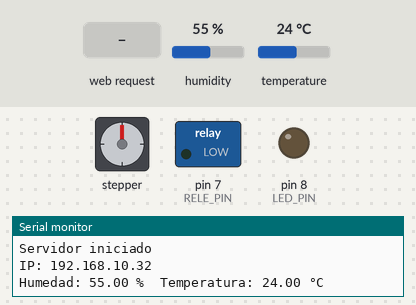
Simulated run of this sketch. Board: Arduino Uno, built with avr-gcc and run on an emulated ATmega328P. Shown: stepper motor, switched loads named in the sketch (green lamp = pin HIGH), output pins drawn as LEDs (lit = HIGH), the last lines printed to the serial monitor. Wiring (inferred from the names in the program): stepper motor driver (200 steps per turn assumed): step pin 9; direction pin 10. Inputs (shaded band) come from the test bench; at power-on: temperature 24 °C, humidity 55 %. WiFi joins after 1.5 s; servers stay silent unless stated; pins used as bus, display or sensor lines are not drawn.

Above: at 2.2 s.
2.3 s: HTTP request GET /FOCO received
At 2.49 s:
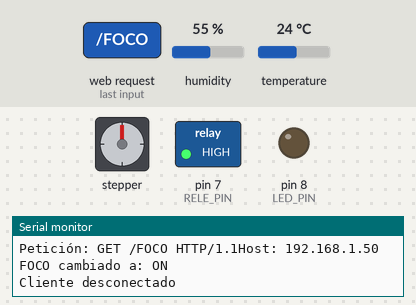
5.8 s: HTTP request GET /LED received
At 6.0 s:
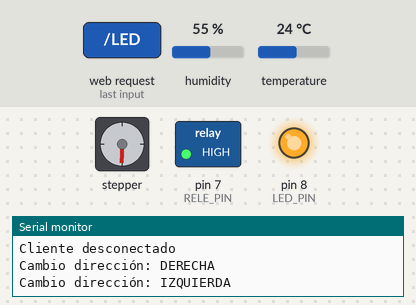
9.3 s: HTTP request GET /AMBOS received
At 10.5 s:
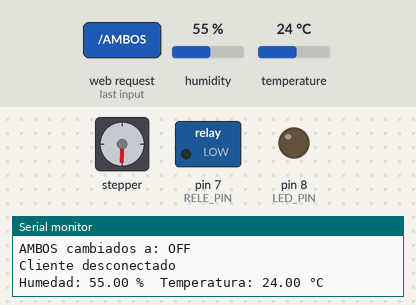
10.8 s: HTTP request GET /FOCO received
At 10.99 s:
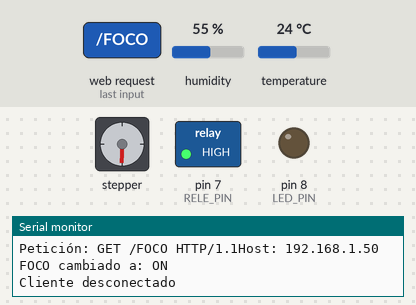
16.2 s: HTTP request GET /LED received
At 17.09 s:
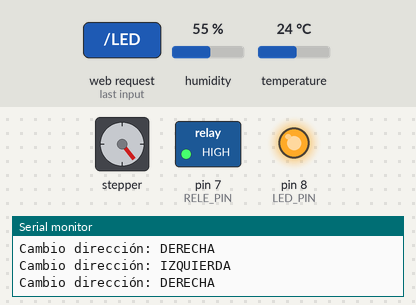
19.7 s: temperature set to 1 °C
Timing chart, 0 to 76.6 s (numbered marks = the images above; inputs shaded):
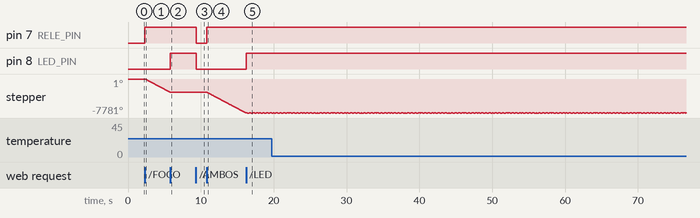

The sketch:

Rel__SegundoParcial.ino
```cpp
#include <Ethernet.h>
#include <SPI.h>
#include <DHT.h>

// Configuración Ethernet
byte MAC[] = { 0xDE, 0xAD, 0xBE, 0xFA, 0x3B, 0xAA };
IPAddress ip(192, 168, 10, 32);
EthernetServer server(80);

// Configuración de pines
const int RELE_PIN = 7;     // Pin del relé (controla el foco)
const int LED_PIN = 8;      // Pin del LED
const int DHTPIN = 5;       // Pin del sensor DHT11 (tres pines)
const int DHTTYPE = DHT11;  // Tipo de sensor DHT11

// Pines para el driver DRV8825 (versión simplificada)
const int MOTOR_STEP_PIN = 9;    // Pin de STEP
const int MOTOR_DIR_PIN = 10;    // Pin de dirección

// Constantes
const int PASOS_POR_VUELTA = 2;  // Pasos por vuelta del NEMA 23

// Inicialización de objetos
DHT dht(DHTPIN, DHTTYPE);

// Variables globales
float temperatura = 0;
float humedad = 0;
bool estadoFoco = false;
bool estadoLED = false;
int direccionMotor = 1;  // 1 = izquierda (LOW), -1 = derecha (HIGH)
unsigned long ultimaLecturaSensor = 0;
unsigned long ultimoPasoMotor = 0;
const long INTERVALO_LECTURA = 2000;    // Leer sensor cada 2 segundos
const long INTERVALO_PASO = 2;         // Intervalo entre pasos del motor (ms) - MÁS RÁPIDO!
int contadorPasos = 0;                 // Contador para cambio de dirección
bool motorActivo = false;              // Flag para controlar estado del motor

void setup() {
  // Inicializar comunicación serial
  Serial.begin(9600);
  Serial.println(F("Iniciando setup con DRV8825..."));

  // Configurar pines como OUTPUT
  pinMode(RELE_PIN, OUTPUT);
  pinMode(LED_PIN, OUTPUT);
  pinMode(MOTOR_STEP_PIN, OUTPUT);
  pinMode(MOTOR_DIR_PIN, OUTPUT);

  // Inicializar todo apagado
  digitalWrite(RELE_PIN, LOW);    // Relé desactivado
  digitalWrite(LED_PIN, LOW);     // LED apagado

  // Configurar el motor
  digitalWrite(MOTOR_DIR_PIN, LOW);     // Dirección inicial
  digitalWrite(MOTOR_STEP_PIN, LOW);    // Nivel bajo inicial

  // Inicializar estados como apagados
  estadoFoco = false;
  estadoLED = false;

  // Asegurar dirección inicial
  direccionMotor = 1;  // 1 = izquierda

  // Inicializar DHT
  dht.begin();

  // Inicializar Ethernet
  Ethernet.begin(MAC, ip);
  server.begin();

  Serial.println(F("Servidor iniciado"));
  Serial.print(F("IP: "));
  Serial.println(Ethernet.localIP());

  // Espera adicional para estabilización
  delay(1000);

  // Motor inicialmente detenido
  motorActivo = false;
}

void loop() {
  // Solo leer el sensor
  unsigned long tiempoActual = millis();
  if (tiempoActual - ultimaLecturaSensor >= INTERVALO_LECTURA) {
    ultimaLecturaSensor = tiempoActual;

    // Leer temperatura y humedad
    humedad = dht.readHumidity();
    temperatura = dht.readTemperature();

    // Verificar si la lectura fue exitosa
    if (isnan(humedad) || isnan(temperatura)) {
      Serial.println(F("Error al leer del sensor DHT!"));
    } else {
      Serial.print(F("Humedad: "));
      Serial.print(humedad);
      Serial.print(F(" %\tTemperatura: "));
      Serial.print(temperatura);
      Serial.println(F(" °C"));
    }
  }

  // Controlar el motor según los estados - MOVIMIENTO CONTINUO
  if (estadoFoco || estadoLED) {
    // Motor debe estar activo
    motorActivo = true;

    // Verificamos el intervalo para dar pasos
    if (tiempoActual - ultimoPasoMotor >= INTERVALO_PASO) {
      ultimoPasoMotor = tiempoActual;

      // Determinar dirección según estados
      if (estadoFoco && !estadoLED) {
        // Solo foco: izquierda fija
        digitalWrite(MOTOR_DIR_PIN, LOW);
      }
      else if (!estadoFoco && estadoLED) {
        // Solo LED: derecha fija
        digitalWrite(MOTOR_DIR_PIN, HIGH);
      }
      else if (estadoFoco && estadoLED) {
        // Ambos encendidos: alternamos dirección cada vuelta

        // Incrementamos contador de pasos
        contadorPasos++;

        // Verificar si completamos una vuelta para cambiar dirección
        if (contadorPasos >= PASOS_POR_VUELTA) {
          // Invertir dirección
          direccionMotor = (direccionMotor > 0) ? -1 : 1;
          digitalWrite(MOTOR_DIR_PIN, direccionMotor > 0 ? LOW : HIGH);
          contadorPasos = 0;  // Reiniciar contador

          // Depuración
          Serial.print(F("Cambio dirección: "));
          Serial.println(direccionMotor > 0 ? F("IZQUIERDA") : F("DERECHA"));
        }
      }

      // Dar un paso (igual para todas las direcciones)
      digitalWrite(MOTOR_STEP_PIN, HIGH);
      delayMicroseconds(500);
      digitalWrite(MOTOR_STEP_PIN, LOW);
    }
  } else {
    // Si nada está encendido, el motor debe estar inactivo
    motorActivo = false;
  }

  // Atender cliente web
  EthernetClient cliente = server.available();
  if (cliente) {
    Serial.println(F("Cliente conectado"));
    boolean lineaEnBlanco = false;
    String primeraLinea = "";

    while (cliente.connected()) {
      if (cliente.available()) {
        char c = cliente.read();

        if (primeraLinea.length() < 100 && c != '\n') {
          primeraLinea += c;
        }

        if (c == '\n' && !lineaEnBlanco) {
          lineaEnBlanco = true;
        } else if (c == '\n' && lineaEnBlanco) {
          // Procesar petición
          Serial.print(F("Petición: "));
          Serial.println(primeraLinea);

          // Control del foco (relé)
          if (primeraLinea.indexOf(F("GET /FOCO")) >= 0) {
            estadoFoco = !estadoFoco;
            digitalWrite(RELE_PIN, estadoFoco ? HIGH : LOW);
            Serial.print(F("FOCO cambiado a: "));
            Serial.println(estadoFoco ? F("ON") : F("OFF"));
            contadorPasos = 0;  // Resetear contador al cambiar estado
            if (estadoFoco && estadoLED) {
              // Si ambos activos, reiniciar contador y dirección
              direccionMotor = 1;  // Comenzar con izquierda
              digitalWrite(MOTOR_DIR_PIN, LOW);
              Serial.println(F("Dirección inicial: IZQUIERDA"));
            }
          }

          // Control del LED
          else if (primeraLinea.indexOf(F("GET /LED")) >= 0) {
            estadoLED = !estadoLED;
            digitalWrite(LED_PIN, estadoLED ? HIGH : LOW);
            Serial.print(F("LED cambiado a: "));
            Serial.println(estadoLED ? F("ON") : F("OFF"));
            contadorPasos = 0;  // Resetear contador al cambiar estado
            if (estadoFoco && estadoLED) {
              // Si ambos activos, reiniciar contador y dirección
              direccionMotor = 1;  // Comenzar con izquierda
              digitalWrite(MOTOR_DIR_PIN, LOW);
              Serial.println(F("Dirección inicial: IZQUIERDA"));
            }
          }

          // Control de ambos
          else if (primeraLinea.indexOf(F("GET /AMBOS")) >= 0) {
            estadoFoco = !estadoFoco;
            estadoLED = estadoFoco;
            digitalWrite(RELE_PIN, estadoFoco ? HIGH : LOW);
            digitalWrite(LED_PIN, estadoLED ? HIGH : LOW);
            Serial.print(F("AMBOS cambiados a: "));
            Serial.println(estadoFoco ? F("ON") : F("OFF"));

            // Reiniciar contador y dirección
            contadorPasos = 0;
            if (estadoFoco && estadoLED) {
              direccionMotor = 1;  // Comenzar con izquierda
              digitalWrite(MOTOR_DIR_PIN, LOW);
              Serial.println(F("Dirección inicial: IZQUIERDA"));
            }
          }

          // Enviar respuesta HTML
          enviarHTMLBonito(cliente);
          break;
        }
      }
    }
    delay(5);
    cliente.stop();
    Serial.println(F("Cliente desconectado"));
  }
}

// Función para enviar HTML mejorado por partes
void enviarHTMLBonito(EthernetClient cliente) {
  // Enviar encabezados HTTP
  cliente.println(F("HTTP/1.1 200 OK"));
  cliente.println(F("Content-Type: text/html"));
  cliente.println(F("Connection: close"));
  cliente.println();

  // Inicio de HTML con estilos mejorados
  cliente.println(F("<!DOCTYPE html><html><head><meta charset='UTF-8'><title>Sistema Robotica</title>"));
  cliente.println(F("<meta name='viewport' content='width=device-width, initial-scale=1'>"));
  cliente.println(F("<style>"));
  cliente.println(F("*{box-sizing:border-box;margin:0;padding:0;font-family:Arial,sans-serif}"));
  cliente.println(F("body{background:#f5f7fa;color:#333;padding:15px}"));
  cliente.println(F("h2{color:#2c3e50;text-align:center;margin:10px 0 20px;text-transform:uppercase;letter-spacing:1px}"));
  cliente.println(F("h3{margin:0 0 15px;color:#34495e;border-bottom:2px solid #3498db;padding-bottom:5px;font-size:18px}"));
  cliente.println(F(".container{max-width:800px;margin:0 auto}"));
  cliente.println(F(".card{background:#fff;border-radius:8px;padding:15px;margin-bottom:15px;box-shadow:0 3px 6px rgba(0,0,0,0.1)}"));
  cliente.println(F(".flex{display:flex;justify-content:space-between;flex-wrap:wrap}"));
  cliente.println(F(".readings{text-align:center;width:48%;background:#f8f9fa;padding:15px;border-radius:5px;margin-bottom:10px}"));
  cliente.println(F(".temp{color:#e74c3c;font-size:28px;font-weight:bold}"));
  cliente.println(F(".hum{color:#3498db;font-size:28px;font-weight:bold}"));
  cliente.println(F(".label{font-size:13px;color:#7f8c8d;margin-top:5px;text-transform:uppercase}"));
  cliente.println(F(".status{font-size:14px;padding:5px 0;text-align:center}"));
  cliente.println(F(".device-status{display:flex;justify-content:space-between;align-items:center;margin:10px 0;padding:5px 10px;border-radius:5px;background:#f8f9fa}"));
  cliente.println(F(".on{color:#27ae60}"));
  cliente.println(F(".off{color:#7f8c8d}"));
  cliente.println(F(".controls{display:flex;justify-content:center;margin-top:15px}"));
  cliente.println(F(".btn{padding:10px 15px;margin:0 5px;border:none;border-radius:5px;cursor:pointer;color:#fff;font-weight:bold;text-transform:uppercase;font-size:12px;transition:all 0.3s}"));
  cliente.println(F(".btn:hover{opacity:0.9;transform:translateY(-2px)}"));
  cliente.println(F(".btn-foco{background:#f39c12}"));
  cliente.println(F(".btn-led{background:#9b59b6}"));
  cliente.println(F(".btn-ambos{background:#3498db}"));
  cliente.println(F(".temp-bar{height:20px;background:linear-gradient(to right,#3498db,#2ecc71,#f1c40f,#e67e22,#e74c3c);border-radius:10px;position:relative;margin:15px 0}"));
  cliente.println(F(".indicator{width:15px;height:30px;background:#2c3e50;position:absolute;top:-5px;transform:translateX(-50%);border-radius:3px}"));
  cliente.println(F("</style></head><body><div class='container'>"));

  // Título principal
  cliente.println(F("<h2>Sistema de Control Robótica</h2>"));

  // Tarjeta de sensor
  cliente.println(F("<div class='card'>"));
  cliente.println(F("<h3>Monitoreo Ambiental</h3>"));
  cliente.println(F("<div class='flex'>"));

  // Temperatura
  cliente.println(F("<div class='readings'>"));
  cliente.print(F("<div class='temp'>"));
  cliente.print(temperatura);
  cliente.println(F("°C</div>"));
  cliente.println(F("<div class='label'>Temperatura</div>"));
  cliente.println(F("</div>"));

  // Humedad
  cliente.println(F("<div class='readings'>"));
  cliente.print(F("<div class='hum'>"));
  cliente.print(humedad);
  cliente.println(F("%</div>"));
  cliente.println(F("<div class='label'>Humedad</div>"));
  cliente.println(F("</div>"));
  cliente.println(F("</div>"));

  // Barra de temperatura
  cliente.println(F("<div class='temp-bar'>"));
  int posicion = map(constrain(temperatura, 0, 40), 0, 40, 5, 95);
  cliente.print(F("<div class='indicator' style='left:"));
  cliente.print(posicion);
  cliente.println(F("%;'></div>"));
  cliente.println(F("</div>"));

  // Estado de sensación térmica
  cliente.println(F("<div class='status'>"));
  if (temperatura < 18) {
    cliente.println(F("Sensación térmica: <strong style='color:#3498db'>FRÍO</strong>"));
  } else if (temperatura > 28) {
    cliente.println(F("Sensación térmica: <strong style='color:#e74c3c'>CALOR</strong>"));
  } else {
    cliente.println(F("Sensación térmica: <strong style='color:#2ecc71'>AGRADABLE</strong>"));
  }
  cliente.println(F("</div>"));
  cliente.println(F("</div>")); // Fin tarjeta sensor

  // Tarjeta de controles
  cliente.println(F("<div class='card'>"));
  cliente.println(F("<h3>Controles del Sistema</h3>"));

  // Estado del foco
  cliente.println(F("<div class='device-status'>"));
  cliente.print(F("<span><strong>Foco: </strong></span><span class='"));
  cliente.print(estadoFoco ? F("on") : F("off"));
  cliente.print(F("'><strong>"));
  cliente.print(estadoFoco ? F("ENCENDIDO") : F("APAGADO"));
  cliente.println(F("</strong></span></div>"));

  // Estado del LED
  cliente.println(F("<div class='device-status'>"));
  cliente.print(F("<span><strong>LED: </strong></span><span class='"));
  cliente.print(estadoLED ? F("on") : F("off"));
  cliente.print(F("'><strong>"));
  cliente.print(estadoLED ? F("ENCENDIDO") : F("APAGADO"));
  cliente.println(F("</strong></span></div>"));

  // Botones de control
  cliente.println(F("<div class='controls'>"));
  cliente.print(F("<a href='/FOCO'><button class='btn btn-foco'>"));
  cliente.print(estadoFoco ? F("Apagar Foco") : F("Encender Foco"));
  cliente.println(F("</button></a>"));

  cliente.print(F("<a href='/LED'><button class='btn btn-led'>"));
  cliente.print(estadoLED ? F("Apagar LED") : F("Encender LED"));
  cliente.println(F("</button></a>"));

  cliente.print(F("<a href='/AMBOS'><button class='btn btn-ambos'>"));
  cliente.print((estadoFoco && estadoLED) ? F("Apagar Ambos") : F("Encender Ambos"));
  cliente.println(F("</button></a>"));
  cliente.println(F("</div>"));
  cliente.println(F("</div>")); // Fin tarjeta controles

  // Tarjeta de estado del motor
  cliente.println(F("<div class='card'>"));
  cliente.println(F("<h3>Estado del Motor NEMA 23 (DRV8825)</h3>"));
  cliente.println(F("<div class='status' style='font-size:16px;padding:10px;'>"));

  if (estadoFoco && estadoLED) {
    cliente.println(F("<strong class='on'>ACTIVO - Alternando dirección</strong>"));
    cliente.println(F("<div style='margin-top:5px;'>El motor gira alternando una vuelta en cada dirección</div>"));
  } else if (estadoFoco) {
    cliente.println(F("<strong class='on'>ACTIVO - Giro Izquierda</strong>"));
    cliente.println(F("<div style='margin-top:5px;'>El motor gira continuamente hacia la izquierda</div>"));
  } else if (estadoLED) {
    cliente.println(F("<strong class='on'>ACTIVO - Giro Derecha</strong>"));
    cliente.println(F("<div style='margin-top:5px;'>El motor gira continuamente hacia la derecha</div>"));
  } else {
    cliente.println(F("<strong class='off'>INACTIVO</strong>"));
    cliente.println(F("<div style='margin-top:5px;'>El motor está detenido</div>"));
  }

  cliente.println(F("</div>"));
  cliente.println(F("</div>")); // Fin tarjeta motor

  // Fin de la página
  cliente.println(F("</div>"));  // Fin del container

  // Script para auto-refrescar
  //cliente.println(F("<script>setTimeout(function(){window.location.reload()},5000)</script>"));
  cliente.println(F("</body></html>"));
}
```

Measured:
- after the input at 2.3 s, pin 7 (RELE_PIN): LOW → HIGH at once; stepper: keeps turning counter-clockwise at about 887°/s, starting after 0.05 s
- after the input at 5.8 s, pin 8 (LED_PIN): LOW → HIGH at once
- after the input at 9.3 s, pin 7 (RELE_PIN), pin 8 (LED_PIN): HIGH → LOW after 0.09 s; stepper: goes on until 9.3 s, then stays -3058°
- after the input at 10.8 s, pin 7 (RELE_PIN): LOW → HIGH at once; stepper: keeps turning counter-clockwise at about 883°/s, starting after 0.05 s
- after the input at 16.2 s, pin 8 (LED_PIN): LOW → HIGH at once
